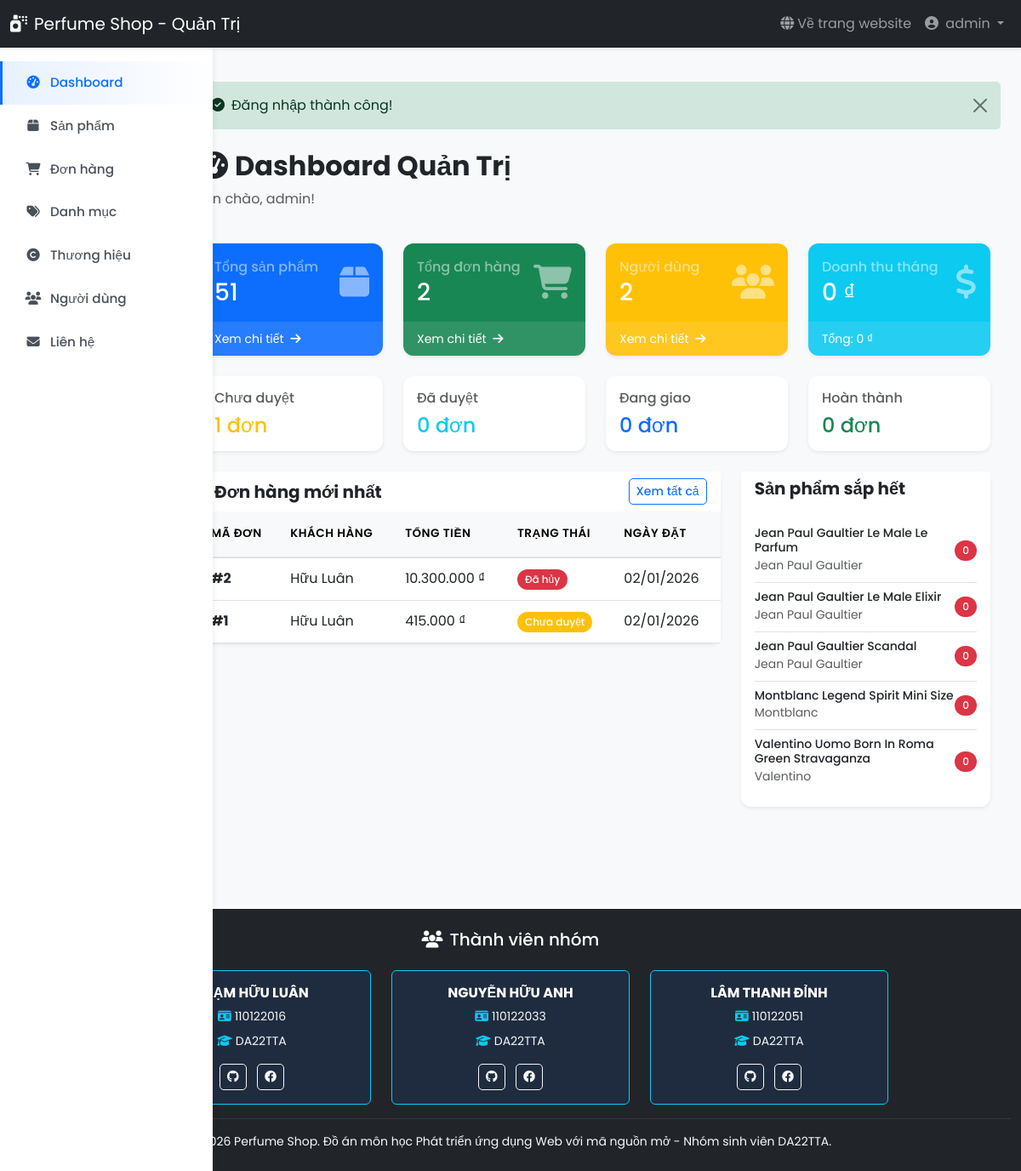
Page /views/admin/dashboard.php (signed in) on the committed database.
### tables this page shows
CREATE TABLE `don_hang` (
  `id` int(11) NOT NULL,
  `id_nguoi_dung` int(11) DEFAULT NULL,
  `ho_ten_nguoi_nhan` varchar(150) DEFAULT NULL,
  `so_dien_thoai_nhan` varchar(20) DEFAULT NULL,
  `dia_chi_giao_hang` text DEFAULT NULL,
  `tong_tien` decimal(12,2) DEFAULT NULL,
  `trang_thai` int(20) NOT NULL DEFAULT 0,
  `ngay_dat` datetime DEFAULT current_timestamp(),
  `ngay_xoa` datetime DEFAULT NULL
);

CREATE TABLE `san_pham` (
  `id` int(11) NOT NULL,
  `ten_san_pham` varchar(200) NOT NULL,
  `gia_ban` decimal(12,2) NOT NULL,
  `dung_tich_ml` int(11) DEFAULT NULL,
  `nhom_huong` varchar(150) DEFAULT NULL,
  `gioi_tinh_phu_hop` varchar(20) DEFAULT NULL,
  `phong_cach` varchar(100) DEFAULT NULL,
  `xuat_xu` varchar(20) DEFAULT NULL,
  `nam_phat_hanh` int(11) DEFAULT NULL,
  `mo_ta` text DEFAULT NULL,
  `duong_dan_hinh_anh` varchar(255) DEFAULT NULL,
  `so_luong_ton` int(11) DEFAULT 0,
  `id_danh_muc` int(11) DEFAULT NULL,
  `id_thuong_hieu` int(11) DEFAULT NULL,
  `ngay_xoa` datetime DEFAULT NULL
);

CREATE TABLE `thuong_hieu` (
  `id` int(11) NOT NULL,
  `ten_thuong_hieu` varchar(100) NOT NULL,
  `quoc_gia` varchar(100) DEFAULT NULL,
  `mo_ta` text DEFAULT NULL,
  `duong_dan_logo` varchar(255) DEFAULT NULL,
  `ngay_xoa` datetime DEFAULT NULL
);

### views/admin/dashboard.php (the view, shortened to what the rows shown need)
<?php
require_once __DIR__ . '/../../helpers/functions.php';
require_once __DIR__ . '/../../models/Product.php';
require_once __DIR__ . '/../../models/Order.php';
$productModel = new Product();
$orderModel = new Order();
$recent_orders = $orderModel->getAll([], 5, 0);
$low_stock_products = $productModel->getLowStock(5);
include __DIR__ . '/layout/header.php';
?>
<div class="container-fluid my-4">
    <div class="row mb-4">
        <div class="col-12">
            <h2 class="fw-bold"><i class="fas fa-tachometer-alt me-2"></i>Dashboard Quản Trị</h2>
        </div>
    </div>
    <div class="row">
        <div class="col-lg-8 mb-4">
            <div class="card border-0 shadow-sm">
                <div class="card-body p-0">
                    <?php if (empty($recent_orders)): ?>
                    <div class="p-4 text-center text-muted">Chưa có đơn hàng nào</div>
                    <?php else: ?>
                    <div class="table-responsive">
                        <table class="table table-hover mb-0">
                            <thead class="table-light">
                                <tr>
                                    <th>Mã đơn</th>
                                    <th>Khách hàng</th>
                                    <th>Tổng tiền</th>
                                    <th>Trạng thái</th>
                                    <th>Ngày đặt</th>
                                </tr>
                            </thead>
                            <tbody>
                                <?php foreach ($recent_orders as $order): ?>
                                <tr>
                                    <td><strong>#<?php echo $order['id']; ?></strong></td>
                                    <td><?php echo htmlspecialchars($order['ho_ten_nguoi_nhan'] ?? ''); ?></td>
                                    <td><?php echo format_currency($order['tong_tien']); ?></td>
                                    <td>
                                        <?php
                                        $status = (int)$order['trang_thai'];
                                        $badge = 'secondary';
                                        $text = 'Không xác định';
                                        switch($status) {
                                            case ORDER_STATUS_PENDING: $badge = 'warning'; $text = 'Chưa duyệt'; break;
                                            case ORDER_STATUS_CANCELLED: $badge = 'danger'; $text = 'Đã hủy'; break;
                                        }
                                        ?>
                                        <span class="badge bg-<?php echo $badge; ?>"><?php echo $text; ?></span>
                                    </td>
                                    <td><?php echo format_date($order['ngay_dat']); ?></td>
                                </tr>
                                <?php endforeach; ?>
                            </tbody>
                        </table>
                    </div>
                    <?php endif; ?>
                </div>
            </div>
        </div>
        <div class="col-lg-4 mb-4">
            <div class="card border-0 shadow-sm">
                <div class="card-body">
                    <?php if (empty($low_stock_products)): ?>
                    <div class="text-center text-muted">Tất cả sản phẩm đều đủ hàng</div>
                    <?php else: ?>
                    <div class="list-group list-group-flush">
                        <?php foreach ($low_stock_products as $product): ?>
                        <div class="list-group-item px-0">
                            <div class="d-flex justify-content-between align-items-center">
                                <div class="flex-grow-1">
                                    <h6 class="mb-0 small"><?php echo htmlspecialchars($product['ten_san_pham']); ?></h6>
                                    <small class="text-muted"><?php echo htmlspecialchars($product['ten_thuong_hieu']); ?></small>
                                </div>
                                <span class="badge bg-danger"><?php echo $product['so_luong_ton']; ?></span>
                            </div>
                        </div>
                        <?php endforeach; ?>
                    </div>
                    <?php endif; ?>
                </div>
            </div>
        </div>
    </div>
</div>
<?php include __DIR__ . '/layout/footer.php'; ?>

### rows in the picture
don_hang: id "2", ho_ten_nguoi_nhan "Hữu Luân", tong_tien "10.300.000 ₫", trang_thai "Đã hủy", ngay_dat "02/01/2026"
don_hang: id "1", ho_ten_nguoi_nhan "Hữu Luân", tong_tien "415.000 ₫", trang_thai "Chưa duyệt", ngay_dat "02/01/2026"
san_pham: ten_san_pham "Jean Paul Gaultier Le Male Le Parfum", id_thuong_hieu.ten_thuong_hieu "Jean Paul Gaultier", so_luong_ton "0"
san_pham: ten_san_pham "Jean Paul Gaultier Le Male Elixir", id_thuong_hieu.ten_thuong_hieu "Jean Paul Gaultier", so_luong_ton "0"
san_pham: ten_san_pham "Jean Paul Gaultier Scandal", id_thuong_hieu.ten_thuong_hieu "Jean Paul Gaultier", so_luong_ton "0"
san_pham: ten_san_pham "Montblanc Legend Spirit Mini Size", id_thuong_hieu.ten_thuong_hieu "Montblanc", so_luong_ton "0"
san_pham: ten_san_pham "Valentino Uomo Born In Roma Green Stravaganza", id_thuong_hieu.ten_thuong_hieu "Valentino", so_luong_ton "0"

### other values in the picture
$_SESSION['success'] "Đăng nhập thành công!"
$_SESSION['username'] "admin"
$total_products "51"
$total_orders "2"
$total_users "2"
format_currency($revenue_stats['month'] ?? 0) "0 ₫"
format_currency($revenue_stats['total'] ?? 0) "0 ₫"
$pending_orders "1"
$approved_orders "0"
$shipping_orders "0"
$completed_orders "0"
